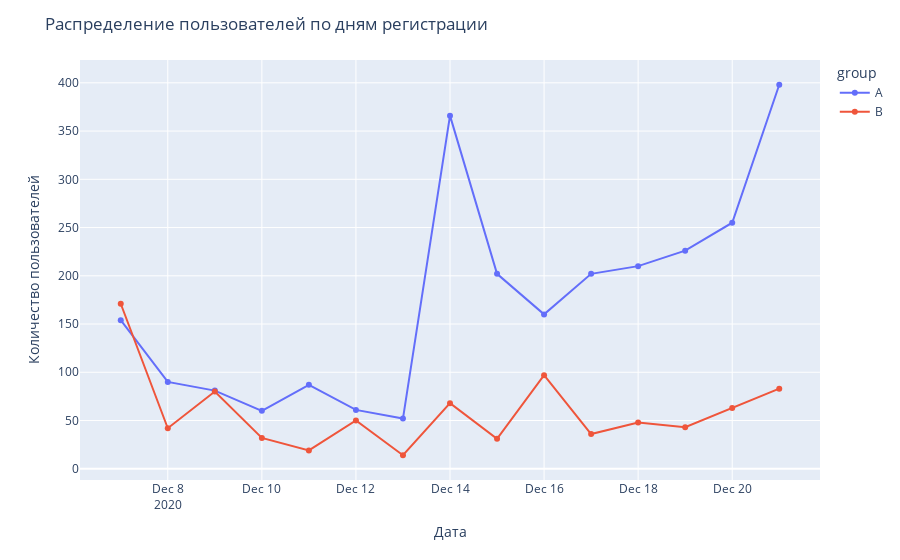

Source (notebook cell):
### Markdown cell above
Посмотрим, как проходила регистрация пользователей на наш тест.

### Code cell
# гуппируем датасет по дате и считаем количество уникальных пользователей
tabl=dataset.groupby(by=['first_date','group'], as_index=False).agg({'user_id':'nunique'})
tabl.columns=['first_date','group','qual']
#строим график
fig=px.line(tabl,x='first_date',y='qual',markers=True, color='group')
fig.update_layout(title='Распределение пользователей по дням регистрации',\
                 xaxis_title='Дата', yaxis_title='Количество пользователей')
fig.show()

### Figure 1 — Plotly figure (JSON) as saved in the notebook; plotly's stock layout.template omitted (floating-point values rounded to 4 significant figures)
{"data": [{"hovertemplate": "group=A<br>first_date=%{x}<br>qual=%{y}<extra></extra>", "legendgroup": "A", "line": {"color": "#636efa", "dash": "solid"}, "marker": {"symbol": "circle"}, "mode": "markers+lines", "name": "A", "orientation": "v", "showlegend": true, "type": "scatter", "x": ["2020-12-07T00:00:00", "2020-12-08T00:00:00", "2020-12-09T00:00:00", "2020-12-10T00:00:00", "2020-12-11T00:00:00", "2020-12-12T00:00:00", "2020-12-13T00:00:00", "2020-12-14T00:00:00", "2020-12-15T00:00:00", "2020-12-16T00:00:00", "2020-12-17T00:00:00", "2020-12-18T00:00:00", "2020-12-19T00:00:00", "2020-12-20T00:00:00", "2020-12-21T00:00:00"], "xaxis": "x", "y": [154, 90, 81, 60, 87, 61, 52, 366, 202, 160, 202, 210, 226, 255, 398], "yaxis": "y"}, {"hovertemplate": "group=B<br>first_date=%{x}<br>qual=%{y}<extra></extra>", "legendgroup": "B", "line": {"color": "#EF553B", "dash": "solid"}, "marker": {"symbol": "circle"}, "mode": "markers+lines", "name": "B", "orientation": "v", "showlegend": true, "type": "scatter", "x": ["2020-12-07T00:00:00", "2020-12-08T00:00:00", "2020-12-09T00:00:00", "2020-12-10T00:00:00", "2020-12-11T00:00:00", "2020-12-12T00:00:00", "2020-12-13T00:00:00", "2020-12-14T00:00:00", "2020-12-15T00:00:00", "2020-12-16T00:00:00", "2020-12-17T00:00:00", "2020-12-18T00:00:00", "2020-12-19T00:00:00", "2020-12-20T00:00:00", "2020-12-21T00:00:00"], "xaxis": "x", "y": [171, 42, 80, 32, 19, 50, 14, 68, 31, 97, 36, 48, 43, 63, 83], "yaxis": "y"}], "layout": {"legend": {"title": {"text": "group"}, "tracegroupgap": 0}, "margin": {"t": 60}, "title": {"text": "Распределение пользователей по дням регистрации"}, "xaxis": {"anchor": "y", "domain": [0, 1], "title": {"text": "Дата"}}, "yaxis": {"anchor": "x", "domain": [0, 1], "title": {"text": "Количество пользователей"}}}}
